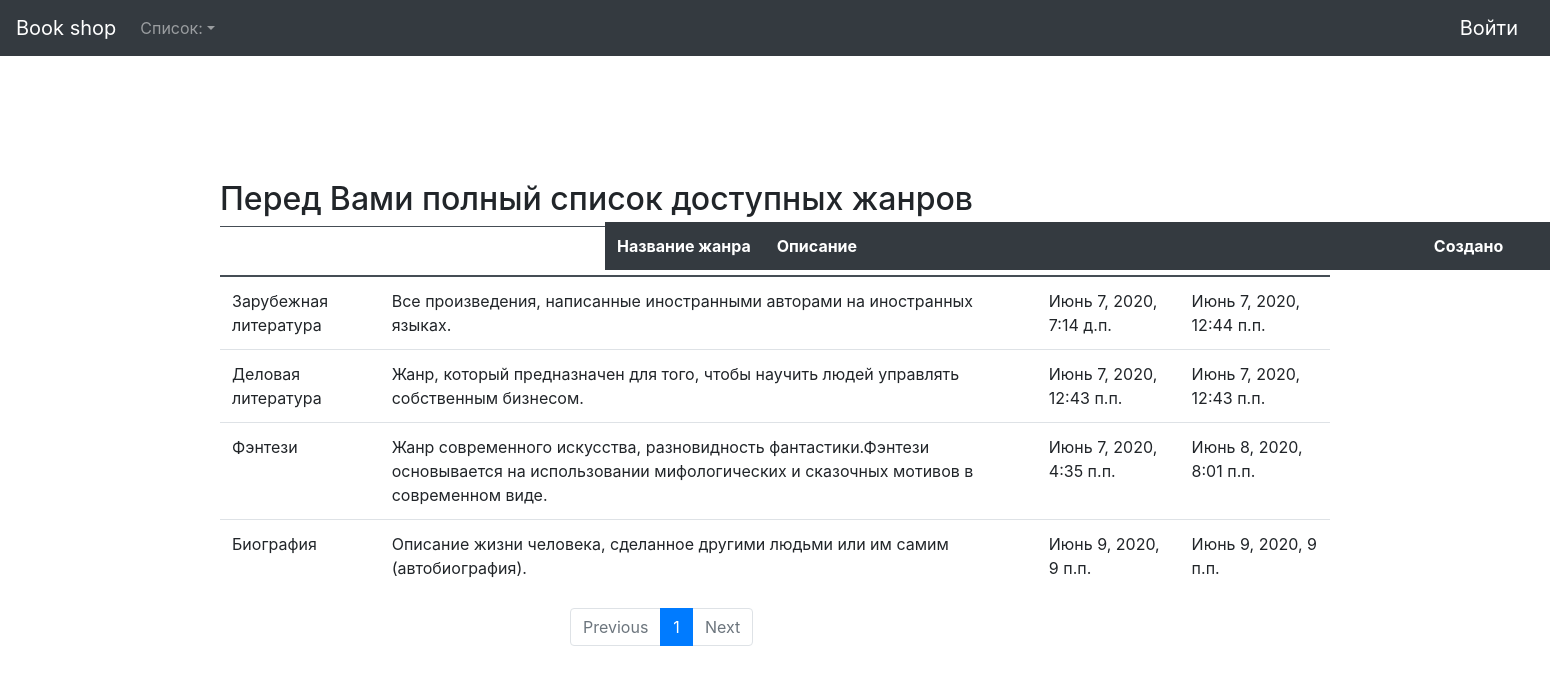
The page /testgenre/list-genre/ on the database as committed earlier.
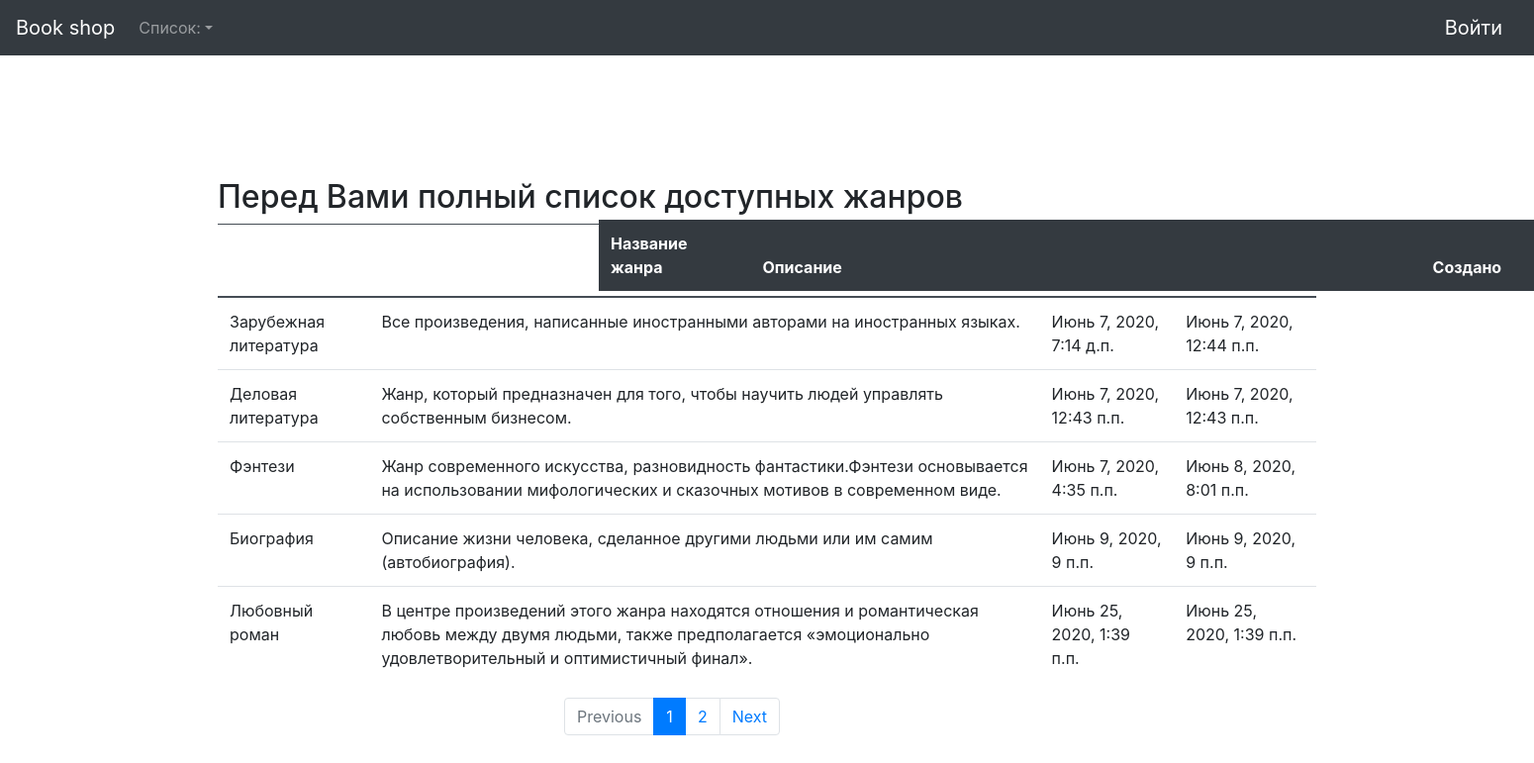
The same page on the database as committed later.
### testgenre/models.py (models this page shows, shortened)
class Genre(models.Model):
    name = models.CharField(
        verbose_name='Название жанра',
        max_length=50
    )
    description = models.TextField(
        verbose_name='Описание жанра',
        null=True,
        blank=True
    )
    created = models.DateTimeField(
        verbose_name="Создано",
        auto_now=False,
        auto_now_add=True
    )
    updated = models.DateTimeField(
        verbose_name="Изменено",
        auto_now=True,
        auto_now_add=False
    )

### testgenre/views.py (the view)
# urls.py: path('list-genre/', views.ListGenre.as_view(), name="list"),
class ListGenre(ListView):
    model = Genre
    template_name='testgenre/list-genre.html'
    queryset = Genre.objects.all()
    success_url = reverse_lazy('genres:list')
    context_object_name = 'genres'
    paginate_by = 5

### testgenre/templates/testgenre/list-genre.html (shortened to what this page needs)
{% extends 'templates/base.html' %}
{%block body%}
<div>
    <h2>Перед Вами полный список доступных жанров</h3>
        <table   width="850" class="table">
            <thead class="thead-dark">
            <tr id="id1">
                <th>Название жанра</th><th>Описание</th><th>Создано</th><th>Изменено</th>
            </tr>
            </thead>
            {% for obj in genres %}
                <tr>
                    <td>{{obj.name}}</td>
                    <td>{{obj.description}}</td>
                    <td>{{obj.created}}</td>
                    <td>{{obj.updated}}</td>
                </tr>
            {% endfor %}
        </table>
        <div id="id2">
        <nav aria-label="...">
            <ul class="pagination">
              <li class="page-item {% if not page_obj.has_previous %} disabled{% endif %}">
                <a class="page-link" href="{% if page_obj.has_previous %}?page={{ page_obj.previous_page_number }}{%else%}#{% endif %}" tabindex="-1" aria-disabled="true">Previous</a>
              </li>
              {% for page in page_obj.paginator.page_range %}
              <li class="page-item {% if page_obj.number == page %}active{% endif %}  "><a class="page-link" href="?page={{page}}">{{page}}</a></li>
              {% endfor %}
             <li class="page-item active" aria-current="page">
              <li class="page-item{% if not page_obj.has_next %} disabled{% endif %}">
                <a class="page-link" href="{% if page_obj.has_next %}?page={{ page_obj.next_page_number }}{%else%}#{% endif %}">Next</a>
              </li>
            </ul>
          </nav>
        </div>
        <br>
{%endblock body%}

Rows that differ between the two databases and show on the page:
added Genre: name "Любовный роман", description "В центре произведений этого жанра находятся отношения и романтическая любовь между двумя людьми, также предполагается «эмоционально удовлетворительный и оптимистичный финал».", created "Июнь 25, 2020, 1:39 п.п.", updated "Июнь 25, 2020, 1:39 п.п."
Other text that changed with them:
new list line: "2"
